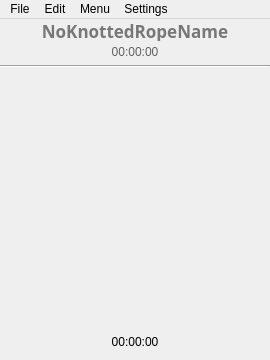
<?xml version="1.0" encoding="UTF-8"?>
<ui version="4.0">
 <class>MainWindow</class>
 <widget class="QMainWindow" name="MainWindow">
  <property name="geometry">
   <rect>
    <x>0</x>
    <y>0</y>
    <width>270</width>
    <height>360</height>
   </rect>
  </property>
  <property name="minimumSize">
   <size>
    <width>270</width>
    <height>360</height>
   </size>
  </property>
  <property name="maximumSize">
   <size>
    <width>270</width>
    <height>360</height>
   </size>
  </property>
  <property name="font">
   <font>
    <stylestrategy>PreferAntialias</stylestrategy>
   </font>
  </property>
  <property name="windowTitle">
   <string notr="true">MainWindow</string>
  </property>
  <widget class="QWidget" name="centralwidget">
   <property name="focusPolicy">
    <enum>Qt::ClickFocus</enum>
   </property>
   <layout class="QVBoxLayout" name="verticalLayout">
    <property name="spacing">
     <number>2</number>
    </property>
    <property name="leftMargin">
     <number>0</number>
    </property>
    <property name="topMargin">
     <number>0</number>
    </property>
    <property name="rightMargin">
     <number>0</number>
    </property>
    <property name="bottomMargin">
     <number>0</number>
    </property>
    <item>
     <widget class="QWidget" name="topBar" native="true">
      <property name="minimumSize">
       <size>
        <width>0</width>
        <height>44</height>
       </size>
      </property>
      <property name="maximumSize">
       <size>
        <width>16777215</width>
        <height>44</height>
       </size>
      </property>
      <property name="focusPolicy">
       <enum>Qt::ClickFocus</enum>
      </property>
      <layout class="QVBoxLayout" name="verticalLayout_2">
       <property name="spacing">
        <number>0</number>
       </property>
       <property name="leftMargin">
        <number>0</number>
       </property>
       <property name="topMargin">
        <number>0</number>
       </property>
       <property name="rightMargin">
        <number>0</number>
       </property>
       <property name="bottomMargin">
        <number>0</number>
       </property>
       <item>
        <widget class="QWidget" name="widget_2" native="true">
         <property name="minimumSize">
          <size>
           <width>0</width>
           <height>22</height>
          </size>
         </property>
         <property name="maximumSize">
          <size>
           <width>16777215</width>
           <height>22</height>
          </size>
         </property>
         <property name="focusPolicy">
          <enum>Qt::ClickFocus</enum>
         </property>
         <layout class="QHBoxLayout" name="horizontalLayout_2">
          <property name="spacing">
           <number>0</number>
          </property>
          <property name="leftMargin">
           <number>18</number>
          </property>
          <property name="topMargin">
           <number>0</number>
          </property>
          <property name="rightMargin">
           <number>0</number>
          </property>
          <property name="bottomMargin">
           <number>0</number>
          </property>
          <item>
           <widget class="QLineEdit" name="nameLbl">
            <property name="sizePolicy">
             <sizepolicy hsizetype="Preferred" vsizetype="Preferred">
              <horstretch>0</horstretch>
              <verstretch>0</verstretch>
             </sizepolicy>
            </property>
            <property name="minimumSize">
             <size>
              <width>0</width>
              <height>22</height>
             </size>
            </property>
            <property name="maximumSize">
             <size>
              <width>16777215</width>
              <height>22</height>
             </size>
            </property>
            <property name="font">
             <font>
              <family>宋体</family>
              <pointsize>13</pointsize>
              <bold>true</bold>
              <stylestrategy>PreferAntialias</stylestrategy>
             </font>
            </property>
            <property name="cursor">
             <cursorShape>ArrowCursor</cursorShape>
            </property>
            <property name="mouseTracking">
             <bool>false</bool>
            </property>
            <property name="focusPolicy">
             <enum>Qt::NoFocus</enum>
            </property>
            <property name="styleSheet">
             <string notr="true">background:transparent;</string>
            </property>
            <property name="inputMask">
             <string notr="true"/>
            </property>
            <property name="text">
             <string notr="true"/>
            </property>
            <property name="frame">
             <bool>false</bool>
            </property>
            <property name="alignment">
             <set>Qt::AlignCenter</set>
            </property>
            <property name="readOnly">
             <bool>true</bool>
            </property>
            <property name="placeholderText">
             <string>NoKnottedRopeName</string>
            </property>
           </widget>
          </item>
          <item>
           <widget class="QPushButton" name="editBtn">
            <property name="sizePolicy">
             <sizepolicy hsizetype="Fixed" vsizetype="Fixed">
              <horstretch>0</horstretch>
              <verstretch>0</verstretch>
             </sizepolicy>
            </property>
            <property name="minimumSize">
             <size>
              <width>18</width>
              <height>18</height>
             </size>
            </property>
            <property name="maximumSize">
             <size>
              <width>18</width>
              <height>18</height>
             </size>
            </property>
            <property name="cursor">
             <cursorShape>PointingHandCursor</cursorShape>
            </property>
            <property name="focusPolicy">
             <enum>Qt::ClickFocus</enum>
            </property>
            <property name="styleSheet">
             <string notr="true">QPushButton:pressed{border: transparent;background: transparent;}</string>
            </property>
            <property name="text">
             <string notr="true"/>
            </property>
            <property name="icon">
             <iconset>
              <normaloff>resource/image/edit.png</normaloff>resource/image/edit.png</iconset>
            </property>
            <property name="iconSize">
             <size>
              <width>18</width>
              <height>18</height>
             </size>
            </property>
            <property name="flat">
             <bool>true</bool>
            </property>
           </widget>
          </item>
         </layout>
        </widget>
       </item>
       <item>
        <widget class="QWidget" name="widget_4" native="true">
         <property name="minimumSize">
          <size>
           <width>0</width>
           <height>22</height>
          </size>
         </property>
         <property name="maximumSize">
          <size>
           <width>16777215</width>
           <height>22</height>
          </size>
         </property>
         <property name="focusPolicy">
          <enum>Qt::ClickFocus</enum>
         </property>
         <layout class="QHBoxLayout" name="horizontalLayout">
          <property name="spacing">
           <number>0</number>
          </property>
          <property name="leftMargin">
           <number>18</number>
          </property>
          <property name="topMargin">
           <number>0</number>
          </property>
          <property name="rightMargin">
           <number>0</number>
          </property>
          <property name="bottomMargin">
           <number>0</number>
          </property>
          <item>
           <widget class="QLabel" name="totalElapsedLbl">
            <property name="minimumSize">
             <size>
              <width>0</width>
              <height>22</height>
             </size>
            </property>
            <property name="maximumSize">
             <size>
              <width>16777215</width>
              <height>22</height>
             </size>
            </property>
            <property name="font">
             <font>
              <stylestrategy>PreferAntialias</stylestrategy>
             </font>
            </property>
            <property name="focusPolicy">
             <enum>Qt::ClickFocus</enum>
            </property>
            <property name="styleSheet">
             <string notr="true">color: rgb(96, 96, 96);</string>
            </property>
            <property name="text">
             <string notr="true">00:00:00</string>
            </property>
            <property name="alignment">
             <set>Qt::AlignCenter</set>
            </property>
            <property name="margin">
             <number>0</number>
            </property>
            <property name="textInteractionFlags">
             <set>Qt::LinksAccessibleByMouse|Qt::TextSelectableByMouse</set>
            </property>
           </widget>
          </item>
          <item>
           <widget class="QPushButton" name="copyTotalElapsedBtn">
            <property name="sizePolicy">
             <sizepolicy hsizetype="Fixed" vsizetype="Fixed">
              <horstretch>0</horstretch>
              <verstretch>0</verstretch>
             </sizepolicy>
            </property>
            <property name="minimumSize">
             <size>
              <width>18</width>
              <height>18</height>
             </size>
            </property>
            <property name="maximumSize">
             <size>
              <width>18</width>
              <height>18</height>
             </size>
            </property>
            <property name="cursor">
             <cursorShape>PointingHandCursor</cursorShape>
            </property>
            <property name="focusPolicy">
             <enum>Qt::ClickFocus</enum>
            </property>
            <property name="styleSheet">
             <string notr="true">QPushButton:pressed{border: transparent;background: transparent;}</string>
            </property>
            <property name="text">
             <string/>
            </property>
            <property name="icon">
             <iconset>
              <normaloff>resource/image/copy_text.png</normaloff>resource/image/copy_text.png</iconset>
            </property>
            <property name="iconSize">
             <size>
              <width>18</width>
              <height>18</height>
             </size>
            </property>
            <property name="flat">
             <bool>true</bool>
            </property>
           </widget>
          </item>
         </layout>
        </widget>
       </item>
      </layout>
     </widget>
    </item>
    <item>
     <widget class="Line" name="line">
      <property name="focusPolicy">
       <enum>Qt::ClickFocus</enum>
      </property>
      <property name="orientation">
       <enum>Qt::Horizontal</enum>
      </property>
     </widget>
    </item>
    <item>
     <widget class="QWidget" name="widget" native="true">
      <property name="focusPolicy">
       <enum>Qt::ClickFocus</enum>
      </property>
      <layout class="QGridLayout" name="_2">
       <item row="1" column="0">
        <spacer name="horizontalSpacer">
         <property name="orientation">
          <enum>Qt::Horizontal</enum>
         </property>
         <property name="sizeHint" stdset="0">
          <size>
           <width>40</width>
           <height>20</height>
          </size>
         </property>
        </spacer>
       </item>
       <item row="0" column="1">
        <spacer name="verticalSpacer_2">
         <property name="orientation">
          <enum>Qt::Vertical</enum>
         </property>
         <property name="sizeHint" stdset="0">
          <size>
           <width>20</width>
           <height>40</height>
          </size>
         </property>
        </spacer>
       </item>
       <item row="1" column="1">
        <widget class="QPushButton" name="playPauseBtn">
         <property name="sizePolicy">
          <sizepolicy hsizetype="Fixed" vsizetype="Fixed">
           <horstretch>0</horstretch>
           <verstretch>0</verstretch>
          </sizepolicy>
         </property>
         <property name="minimumSize">
          <size>
           <width>180</width>
           <height>180</height>
          </size>
         </property>
         <property name="maximumSize">
          <size>
           <width>180</width>
           <height>180</height>
          </size>
         </property>
         <property name="cursor">
          <cursorShape>PointingHandCursor</cursorShape>
         </property>
         <property name="focusPolicy">
          <enum>Qt::ClickFocus</enum>
         </property>
         <property name="styleSheet">
          <string notr="true">QPushButton:pressed{border: transparent;background: transparent;}</string>
         </property>
         <property name="text">
          <string notr="true"/>
         </property>
         <property name="icon">
          <iconset>
           <normaloff>resource/image/play.png</normaloff>resource/image/play.png</iconset>
         </property>
         <property name="iconSize">
          <size>
           <width>270</width>
           <height>270</height>
          </size>
         </property>
         <property name="flat">
          <bool>true</bool>
         </property>
        </widget>
       </item>
       <item row="2" column="1">
        <spacer name="verticalSpacer">
         <property name="orientation">
          <enum>Qt::Vertical</enum>
         </property>
         <property name="sizeHint" stdset="0">
          <size>
           <width>20</width>
           <height>40</height>
          </size>
         </property>
        </spacer>
       </item>
       <item row="1" column="2">
        <spacer name="horizontalSpacer_2">
         <property name="orientation">
          <enum>Qt::Horizontal</enum>
         </property>
         <property name="sizeHint" stdset="0">
          <size>
           <width>40</width>
           <height>20</height>
          </size>
         </property>
        </spacer>
       </item>
      </layout>
     </widget>
    </item>
    <item>
     <widget class="QWidget" name="widget_3" native="true">
      <property name="focusPolicy">
       <enum>Qt::ClickFocus</enum>
      </property>
      <layout class="QVBoxLayout" name="verticalLayout_4">
       <property name="spacing">
        <number>0</number>
       </property>
       <property name="leftMargin">
        <number>0</number>
       </property>
       <property name="topMargin">
        <number>0</number>
       </property>
       <property name="rightMargin">
        <number>0</number>
       </property>
       <property name="bottomMargin">
        <number>0</number>
       </property>
       <item>
        <widget class="QWidget" name="widget_5" native="true">
         <property name="focusPolicy">
          <enum>Qt::ClickFocus</enum>
         </property>
         <layout class="QGridLayout" name="gridLayout">
          <item row="0" column="0">
           <widget class="QLabel" name="currentElapsedLbl">
            <property name="minimumSize">
             <size>
              <width>0</width>
              <height>18</height>
             </size>
            </property>
            <property name="maximumSize">
             <size>
              <width>16777215</width>
              <height>18</height>
             </size>
            </property>
            <property name="focusPolicy">
             <enum>Qt::ClickFocus</enum>
            </property>
            <property name="text">
             <string>00:00:00</string>
            </property>
            <property name="alignment">
             <set>Qt::AlignCenter</set>
            </property>
            <property name="textInteractionFlags">
             <set>Qt::LinksAccessibleByMouse|Qt::TextSelectableByMouse</set>
            </property>
           </widget>
          </item>
         </layout>
        </widget>
       </item>
      </layout>
     </widget>
    </item>
   </layout>
  </widget>
  <widget class="QMenuBar" name="menubar">
   <property name="geometry">
    <rect>
     <x>0</x>
     <y>0</y>
     <width>270</width>
     <height>22</height>
    </rect>
   </property>
   <property name="focusPolicy">
    <enum>Qt::ClickFocus</enum>
   </property>
   <widget class="QMenu" name="menuFile">
    <property name="focusPolicy">
     <enum>Qt::ClickFocus</enum>
    </property>
    <property name="title">
     <string>File</string>
    </property>
    <widget class="QMenu" name="menuOpenRecentFile">
     <property name="title">
      <string>OpenRecentFile</string>
     </property>
    </widget>
    <addaction name="actionNew"/>
    <addaction name="actionOpen"/>
    <addaction name="menuOpenRecentFile"/>
    <addaction name="actionSave"/>
    <addaction name="actionSaveAs"/>
    <addaction name="actionExportCSV"/>
    <addaction name="separator"/>
   </widget>
   <widget class="QMenu" name="menuEdit">
    <property name="focusPolicy">
     <enum>Qt::ClickFocus</enum>
    </property>
    <property name="title">
     <string>Edit</string>
    </property>
    <addaction name="actionEdit"/>
    <addaction name="actionEditName"/>
   </widget>
   <widget class="QMenu" name="menuMenu">
    <property name="focusPolicy">
     <enum>Qt::ClickFocus</enum>
    </property>
    <property name="title">
     <string>Menu</string>
    </property>
    <addaction name="actionViewRopes"/>
   </widget>
   <widget class="QMenu" name="menuSettings">
    <property name="title">
     <string>Settings</string>
    </property>
    <addaction name="actionSetting"/>
    <addaction name="actionAbout"/>
   </widget>
   <addaction name="menuFile"/>
   <addaction name="menuEdit"/>
   <addaction name="menuMenu"/>
   <addaction name="menuSettings"/>
  </widget>
  <action name="actionNew">
   <property name="text">
    <string>New</string>
   </property>
   <property name="shortcut">
    <string>Ctrl+N</string>
   </property>
  </action>
  <action name="actionOpen">
   <property name="text">
    <string>Open</string>
   </property>
   <property name="shortcut">
    <string>Ctrl+O</string>
   </property>
  </action>
  <action name="actionSave">
   <property name="text">
    <string>Save</string>
   </property>
   <property name="shortcut">
    <string>Ctrl+S</string>
   </property>
  </action>
  <action name="actionSaveAs">
   <property name="text">
    <string>SaveAs</string>
   </property>
   <property name="shortcut">
    <string>Ctrl+Shift+S</string>
   </property>
  </action>
  <action name="actionSetting">
   <property name="text">
    <string>Setting</string>
   </property>
   <property name="shortcut">
    <string>Ctrl+,</string>
   </property>
  </action>
  <action name="actionAbout">
   <property name="text">
    <string>About</string>
   </property>
  </action>
  <action name="actionEditName">
   <property name="text">
    <string>EditName</string>
   </property>
  </action>
  <action name="actionEditDesc">
   <property name="text">
    <string>EditDesc</string>
   </property>
  </action>
  <action name="actionViewRopes">
   <property name="text">
    <string>ViewRopes</string>
   </property>
   <property name="shortcut">
    <string>Ctrl+R</string>
   </property>
  </action>
  <action name="actionExportCSV">
   <property name="text">
    <string>ExportCSV</string>
   </property>
  </action>
  <action name="actionEdit">
   <property name="text">
    <string>Edit</string>
   </property>
   <property name="shortcut">
    <string>Ctrl+E</string>
   </property>
  </action>
  <action name="action1">
   <property name="text">
    <string>1</string>
   </property>
  </action>
 </widget>
 <resources/>
 <connections/>
</ui>
